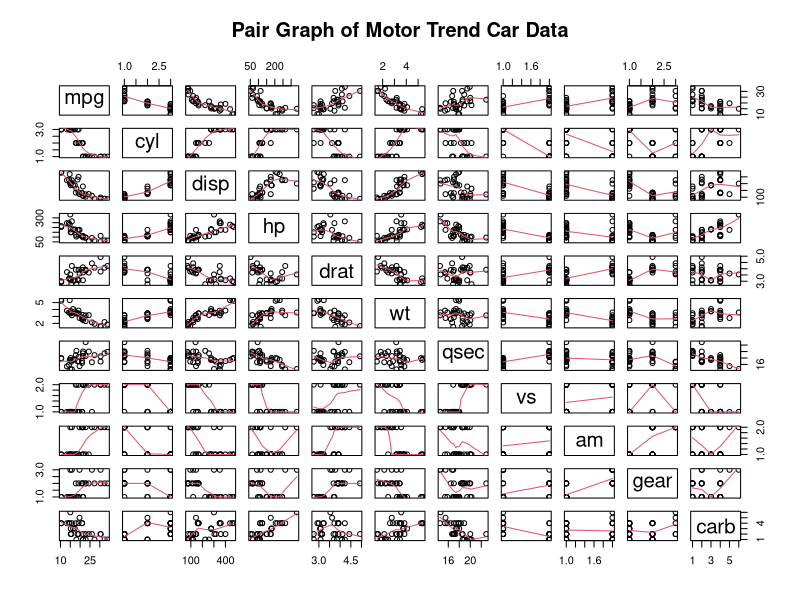
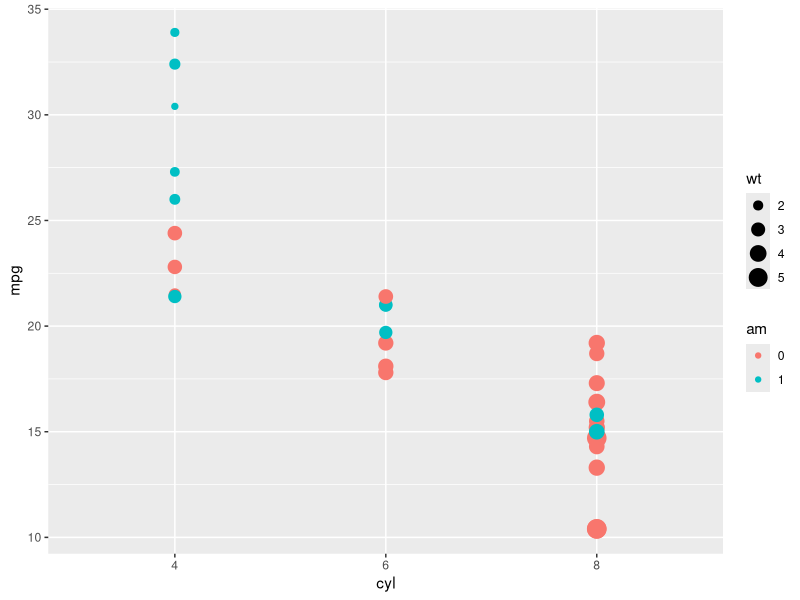
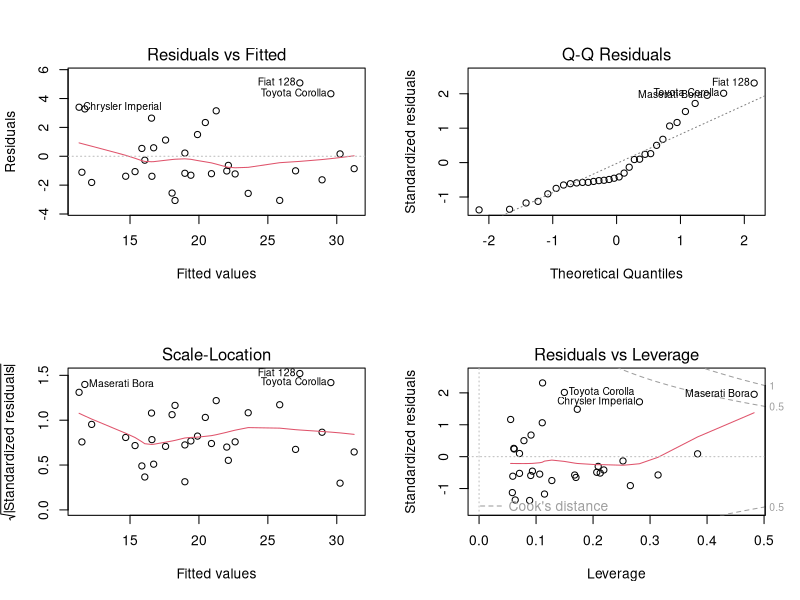

The R script that drew these images, in order:
## ---- chunk 1
data(mtcars)
head(mtcars,4) #sampling the data
## ---- chunk 2
mtcars$gear <- as.factor(mtcars$gear)
mtcars$am <- as.factor(mtcars$am)
mtcars$vs <- as.factor(mtcars$vs)
mtcars$cyl <- as.factor(mtcars$cyl)
mtcars$carb <- as.factor(mtcars$carb)
## ---- chunk 3
pairs(mtcars, panel=panel.smooth, main="Pair Graph of Motor Trend Car Data")
## ---- chunk 4
library(ggplot2)
qplot(cyl,mpg,color = am , data = mtcars, size = wt)
## ---- chunk 5
fit1 <- lm(mpg ~ am,data = mtcars)
fitsome <- lm(mpg ~am + wt + hp,data =mtcars)
fitall <- lm(mpg ~. , data=mtcars) #results hidden
## ---- chunk 6
fitAMwithWT <- lm(mpg ~ am + hp+ wt:am ,data =mtcars)
summary(fitAMwithWT)

par(mfrow = c(2, 2))
plot(fitAMwithWT)

